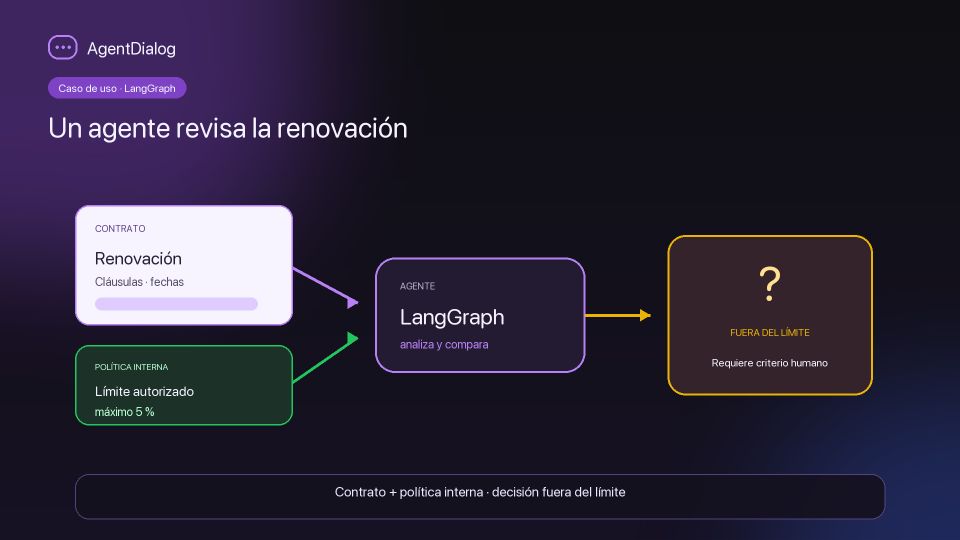
#> input picture docs-site/video-src/langgraph-contract-renewal/poster.png, 1920 x 1080 px (shown at 1/2 size)
$ python -i render_slides.py   (imports and definitions only)
#> lines starting #> are read from the running program, lines starting #| are printed output that depends on the picture
#!/usr/bin/env python3
"""Build branded slides, Spanish narration, timeline, poster and subtitles."""

from __future__ import annotations

import json
import re
import subprocess
import textwrap
from pathlib import Path

from PIL import Image, ImageDraw, ImageFilter, ImageFont

ROOT = Path(__file__).resolve().parent
SCREENS = ROOT / "screens"
GENERATED = ROOT / "generated"
SLIDES = GENERATED / "slides"
VOICEOVER = ROOT / "voiceover"
WIDTH, HEIGHT = 1920, 1080

FONT_REGULAR = "/System/Library/Fonts/SFNS.ttf"
FONT_ROUNDED = "/System/Library/Fonts/SFNSRounded.ttf"


def font(size: int, rounded: bool = False) -> ImageFont.FreeTypeFont:
    return ImageFont.truetype(FONT_ROUNDED if rounded else FONT_REGULAR, size)


# [10 lines left out: functions rounded_mask, fit_screen, not called in this run]


def draw_background() -> Image.Image:
    canvas = Image.new("RGB", (WIDTH, HEIGHT))
    px = canvas.load()
    for y in range(HEIGHT):
        t = y / (HEIGHT - 1)
        color = (
            int(13 + 7 * t),
            int(11 + 4 * t),
            int(22 + 17 * t),
        )
        for x in range(WIDTH):
            px[x, y] = color

    glow = Image.new("RGBA", canvas.size, (0, 0, 0, 0))
    gd = ImageDraw.Draw(glow)
    gd.ellipse((-260, -360, 800, 700), fill=(124, 58, 237, 90))
    gd.ellipse((1450, 650, 2200, 1400), fill=(37, 99, 235, 65))
    glow = glow.filter(ImageFilter.GaussianBlur(150))
    return Image.alpha_composite(canvas.convert("RGBA"), glow)


def draw_brand(draw: ImageDraw.ImageDraw) -> None:
    x, y = 96, 70
    draw.rounded_rectangle((x, y, x + 58, y + 48), 20, outline=(167, 139, 250), width=4)
    draw.ellipse((x + 15, y + 20, x + 21, y + 26), fill=(167, 139, 250))
    draw.ellipse((x + 27, y + 20, x + 33, y + 26), fill=(167, 139, 250))
    draw.ellipse((x + 39, y + 20, x + 45, y + 26), fill=(167, 139, 250))
    draw.text((174, 76), "AgentDialog", font=font(34, True), fill=(244, 240, 255))


def draw_scene(scene: dict, output: Path) -> None:
    canvas = draw_background()
    draw = ImageDraw.Draw(canvas)
    draw_brand(draw)

    pill_x, pill_y = 96, 154
    pill_text = scene["eyebrow"]
    pill_font = font(22, True)
    pill_box = draw.textbbox((0, 0), pill_text, font=pill_font)
    pill_w = pill_box[2] - pill_box[0] + 42
    draw.rounded_rectangle((pill_x, pill_y, pill_x + pill_w, pill_y + 42), 21, fill=(124, 58, 237, 170))
    draw.text((pill_x + 21, pill_y + 8), pill_text, font=pill_font, fill=(255, 255, 255))

    title_font = font(56, True)
    title_lines = textwrap.wrap(scene["title"], width=34)
    title_y = 214
    for line in title_lines:
        draw.text((96, title_y), line, font=title_font, fill=(250, 248, 255))
        title_y += 64

    screen_name = scene.get("screen")
    if screen_name:
        shot = fit_screen(SCREENS / screen_name, (1600, 650))
        shot_w, shot_h = shot.size
        shot_x = (WIDTH - shot_w) // 2
        shot_y = max(330, 570 - shot_h // 2)

        shadow = Image.new("RGBA", canvas.size, (0, 0, 0, 0))
        sd = ImageDraw.Draw(shadow)
        sd.rounded_rectangle(
            (shot_x - 20, shot_y - 20, shot_x + shot_w + 20, shot_y + shot_h + 20),
            34,
            fill=(0, 0, 0, 155),
        )
        shadow = shadow.filter(ImageFilter.GaussianBlur(28))
        canvas = Image.alpha_composite(canvas, shadow)

        border = Image.new("RGBA", canvas.size, (0, 0, 0, 0))
        bd = ImageDraw.Draw(border)
        bd.rounded_rectangle(
            (shot_x - 7, shot_y - 7, shot_x + shot_w + 7, shot_y + shot_h + 7),
            28,
            fill=(167, 139, 250, 85),
        )
        canvas = Image.alpha_composite(canvas, border)
        canvas.paste(shot, (shot_x, shot_y), rounded_mask(shot.size, 22))
    else:
        big_font = font(92, True)
        lines = textwrap.wrap(scene["title"], width=27)
        total = len(lines) * 108
        yy = (HEIGHT - total) // 2
        for line in lines:
            box = ImageDraw.Draw(canvas).textbbox((0, 0), line, font=big_font)
            xx = (WIDTH - (box[2] - box[0])) // 2
            ImageDraw.Draw(canvas).text((xx, yy), line, font=big_font, fill=(250, 248, 255))
            yy += 108

    caption = scene["caption"]
    caption_font = font(31)
    caption_lines = textwrap.wrap(caption, width=86)
    cap_h = max(98, 38 * len(caption_lines) + 40)
    cap_y = HEIGHT - cap_h - 42
    overlay = Image.new("RGBA", canvas.size, (0, 0, 0, 0))
    od = ImageDraw.Draw(overlay)
    od.rounded_rectangle((150, cap_y, WIDTH - 150, HEIGHT - 42), 28, fill=(20, 17, 31, 232), outline=(93, 74, 137, 210), width=2)
    for i, line in enumerate(caption_lines):
        box = od.textbbox((0, 0), line, font=caption_font)
        xx = (WIDTH - (box[2] - box[0])) // 2
        od.text((xx, cap_y + 20 + i * 38), line, font=caption_font, fill=(239, 233, 255))
    canvas = Image.alpha_composite(canvas, overlay)
    canvas.convert("RGB").save(output, quality=94)


# [6 lines left out: function audio_duration, not called in this run]


def save_poster(slide: Path, output: Path) -> None:
    with Image.open(slide) as image:
        image.save(output)


# [45 lines left out: functions voiceover_audio, srt_time, main, not called in this run]


# [2 lines not run here, left out]

>>> import cv2
>>> picture = cv2.imread('../langgraph-contract-renewal/poster.png', cv2.IMREAD_GRAYSCALE)
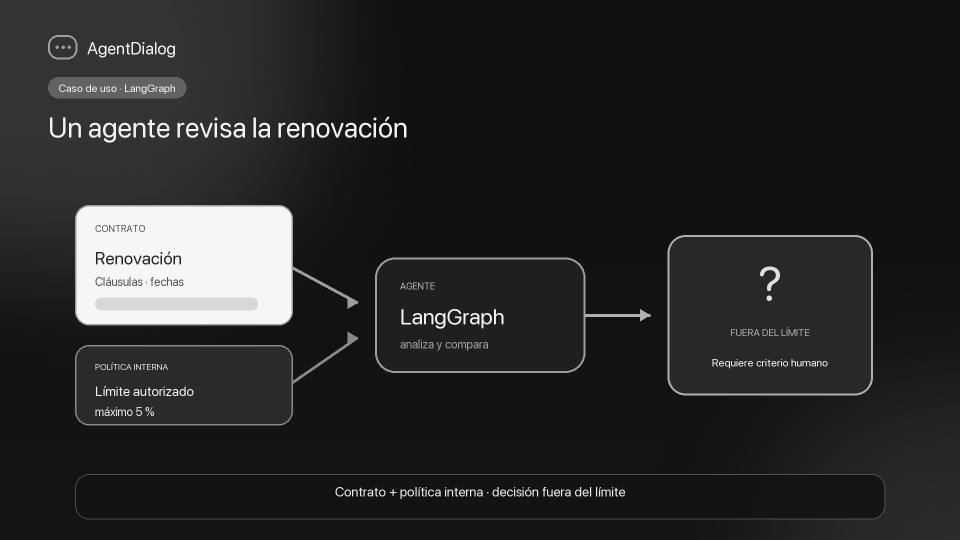
#> picture: shape (1080, 1920) (shown at 1/2 size); min 15, max 246, mean 39.9
>>> result = draw_scene(picture, 'out.png')
#> in draw_background, `canvas = Image.new("RGB", (WIDTH, HEIGHT))`: canvas: PIL image 1920x1080 RGB; every value is 0
#> in draw_background, `glow = Image.new("RGBA", canvas.size, (0, 0, 0, 0))`: glow: PIL image 1920x1080 RGBA; every value is 0
#> in draw_background, `glow = glow.filter(ImageFilter.GaussianBlur(150))`:
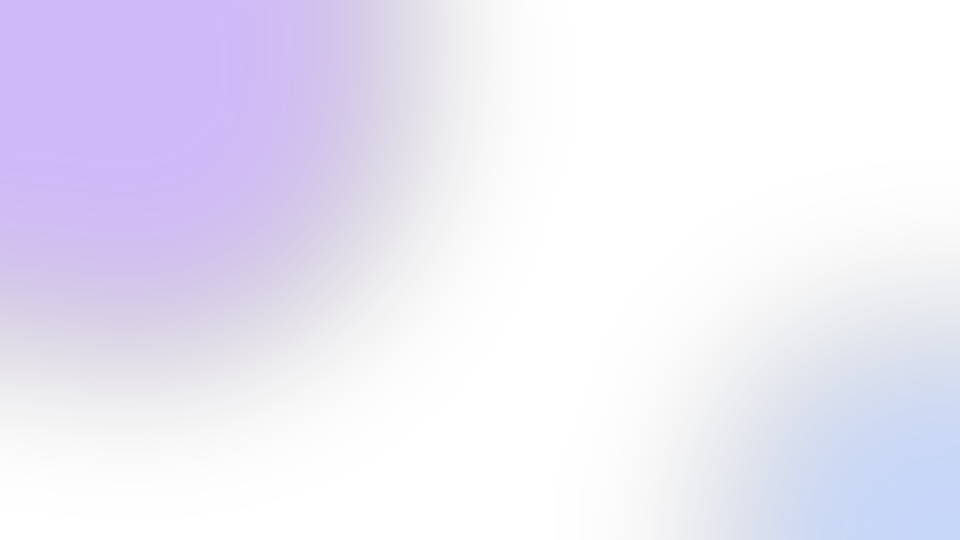
#> glow: PIL image 1920x1080 RGBA (shown at 1/2 size); mean R, G, B, A 32.4, 21.9, 75.5, 26.7; transparent parts drawn white
#> in draw_background, `return Image.alpha_composite(canvas.convert("RGBA"), glow)`:
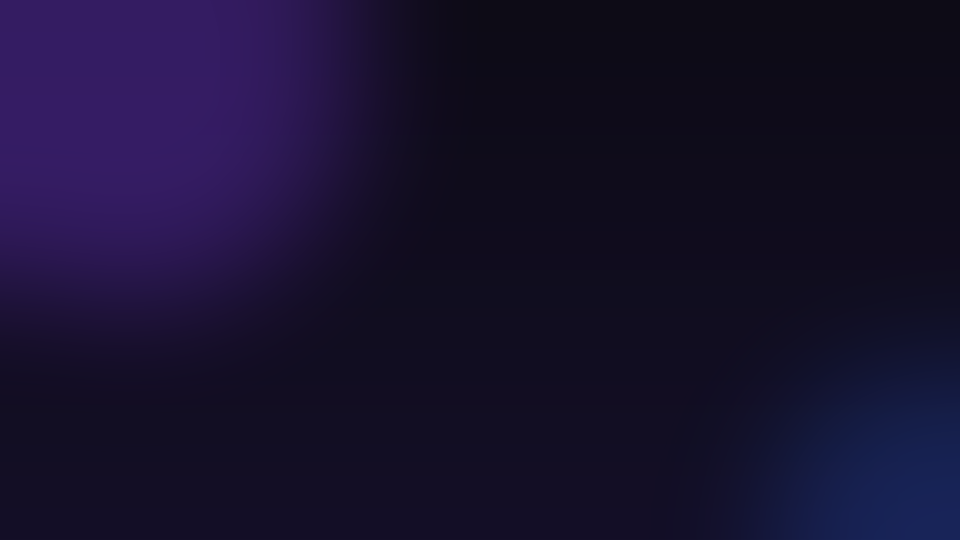
#> returned value: PIL image 1920x1080 RGBA (shown at 1/2 size); mean R, G, B, A 23, 16.4, 45.7, 255
#> (the run stopped early here; a loop or call above may not have finished)
